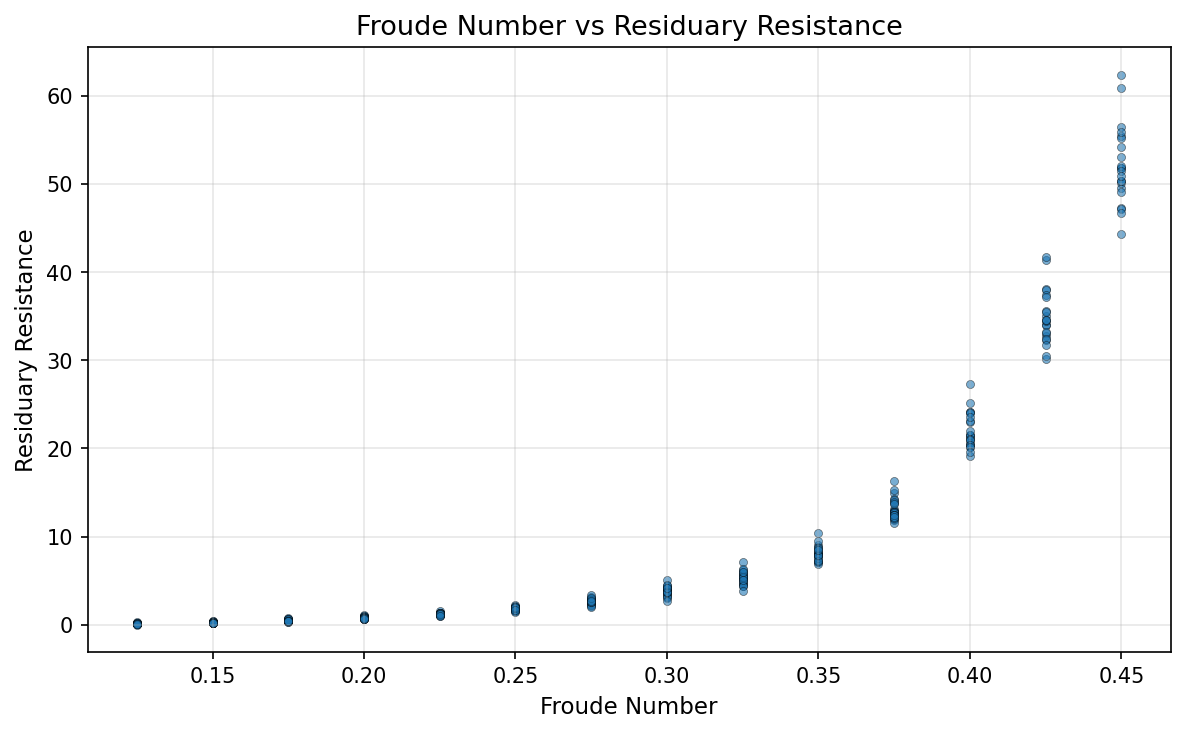

The Python source for this figure:
"""Froude number vs Residuary resistance scatter plot."""

import sys
from pathlib import Path

ROOT = Path(__file__).resolve().parent.parent
sys.path.insert(0, str(ROOT))

import matplotlib.pyplot as plt
from models.model_kriging import load_yacht_data


def plot_froude_vs_resistance(save_path=None):
    X, y = load_yacht_data()
    froude = X[:, 5]

    fig, ax = plt.subplots(figsize=(8, 5))
    ax.scatter(froude, y, s=15, alpha=0.6, edgecolors="black", linewidths=0.3)

    ax.set_xlabel("Froude Number", fontsize=11)
    ax.set_ylabel("Residuary Resistance", fontsize=11)
    ax.set_title("Froude Number vs Residuary Resistance", fontsize=13)
    ax.grid(True, alpha=0.3)

    fig.tight_layout()

    if save_path:
        fig.savefig(save_path, dpi=150, bbox_inches="tight")
        print(f"Saved to {save_path}")

    plt.show()


if __name__ == "__main__":
    out = ROOT / "visualization" / "froude_vs_resistance.png"
    plot_froude_vs_resistance(save_path=out)
